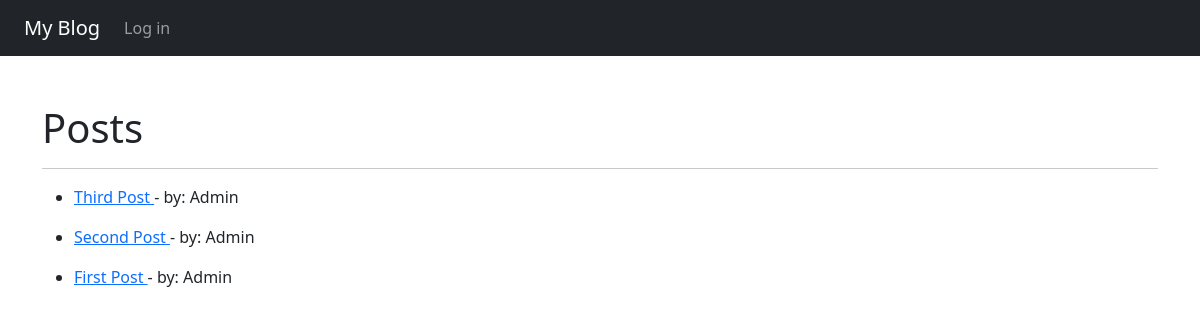
The app's page /, older data.
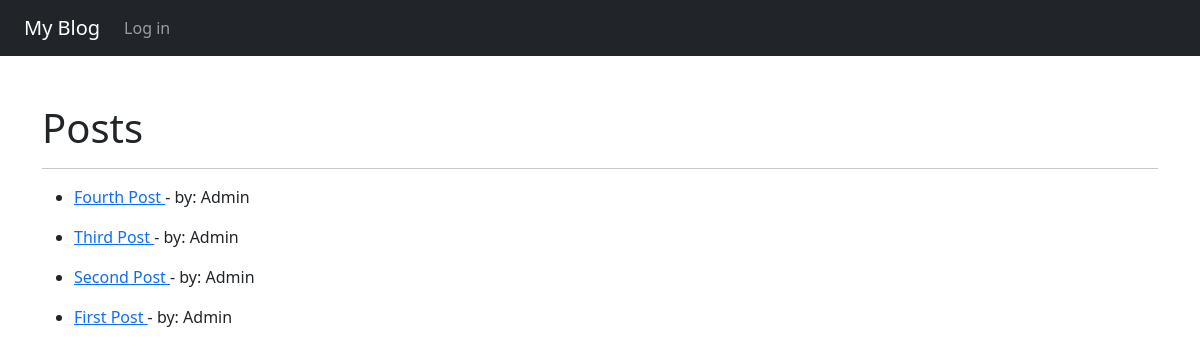
The same page, newer data.
### myblog/models.py (models this page shows, shortened)
class Post(models.Model):
  title = models.CharField(max_length=255)
  author = models.ForeignKey(User, on_delete=models.CASCADE)
  body = models.TextField()
  post_date = models.DateField(auto_now_add=True)
  category = models.CharField(max_length=255, default='uncategorized')

### myblog/views.py (the view)
# urls.py: path("", IndexView.as_view(), name="index"),
class IndexView(ListView):
  model = Post
  template_name = "index.html"
  ordering = ["-post_date"]

### myblog/templates/index.html
{% extends "layout.html" %}
{% block body %}
  <h1>Posts</h1>
  <hr>
  <ul>
    {% for post in object_list %}
      <li>
        <p>
          <a href="{% url 'post' post.id %}">
            {{ post.title }}
          </a> - by: {{ post.author|title }}
        </p>
      </li>
    {% endfor %}
  </ul>
{% endblock %}

### myblog/templates/layout.html (shortened to what this page needs)
<!DOCTYPE html>
<html lang="en">
  <head>
    <link href="https://cdn.jsdelivr.net/npm/bootstrap@5.3.2/dist/css/bootstrap.min.css" rel="stylesheet">
  </head>
  <body>
    <nav class="navbar navbar-expand-lg bg-dark" data-bs-theme="dark">
      <div class="ps-4 container-fluid">
        <a class="navbar-brand" href="/">My Blog</a>
        <div class="collapse navbar-collapse" id="navbarNavAltMarkup">
          <div class="navbar-nav">
            {% if user.is_authenticated %}
              <a class="nav-link" href="{% url 'create_post' %}">Create Post</a>
              <a class="nav-link" href="{% url 'add_category' %}">Add Category</a>
              <form method="post" action="{% url 'logout' %}">
                {% csrf_token %}
                <button class="nav-link" type="submit">Logout</button>
              </form>
            {% else %}
              <a class="nav-link" href="{% url 'login' %}">Log in</a>
            {% endif %}
          </div>
        </div>
      </div>
    </nav>
    <div class="container mt-5">
      {% block body %}
      {% endblock %}
    </div>
  </body>
</html>

Row changes from the older to the newer data that the page shows:
added Post: title "Fourth Post", author "Admin"
